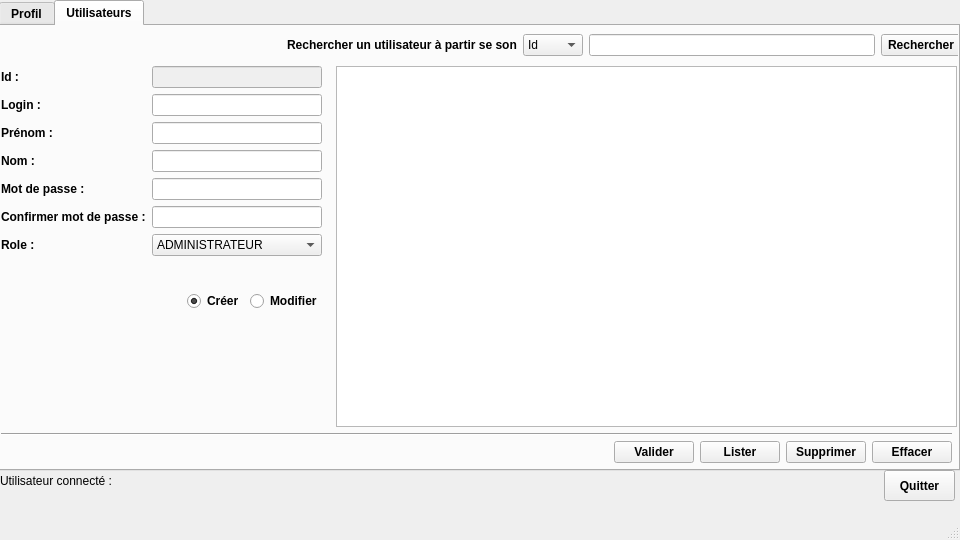
<?xml version="1.0" encoding="UTF-8"?>
<ui version="4.0">
 <class>UIAdministrateur</class>
 <widget class="QMainWindow" name="UIAdministrateur">
  <property name="geometry">
   <rect>
    <x>0</x>
    <y>0</y>
    <width>960</width>
    <height>540</height>
   </rect>
  </property>
  <property name="minimumSize">
   <size>
    <width>960</width>
    <height>540</height>
   </size>
  </property>
  <property name="maximumSize">
   <size>
    <width>960</width>
    <height>540</height>
   </size>
  </property>
  <property name="font">
   <font>
    <family>Tahoma</family>
    <weight>50</weight>
    <bold>false</bold>
   </font>
  </property>
  <property name="windowTitle">
   <string>MainWindow</string>
  </property>
  <widget class="QWidget" name="centralwidget">
   <widget class="QTabWidget" name="tabWidget">
    <property name="geometry">
     <rect>
      <x>-1</x>
      <y>0</y>
      <width>961</width>
      <height>471</height>
     </rect>
    </property>
    <property name="font">
     <font>
      <family>Tahoma</family>
      <weight>75</weight>
      <bold>true</bold>
     </font>
    </property>
    <property name="currentIndex">
     <number>1</number>
    </property>
    <widget class="QWidget" name="tabProfil">
     <attribute name="title">
      <string>Profil</string>
     </attribute>
     <widget class="QWidget" name="horizontalLayoutWidget_5">
      <property name="geometry">
       <rect>
        <x>0</x>
        <y>40</y>
        <width>951</width>
        <height>191</height>
       </rect>
      </property>
      <layout class="QHBoxLayout" name="horizontalLayout_14">
       <item>
        <spacer name="horizontalSpacer_7">
         <property name="orientation">
          <enum>Qt::Horizontal</enum>
         </property>
         <property name="sizeHint" stdset="0">
          <size>
           <width>30</width>
           <height>20</height>
          </size>
         </property>
        </spacer>
       </item>
       <item>
        <layout class="QFormLayout" name="formLayout_7">
         <item row="0" column="0">
          <widget class="QLabel" name="labelIdProfil">
           <property name="font">
            <font>
             <family>Tahoma</family>
             <weight>75</weight>
             <bold>true</bold>
            </font>
           </property>
           <property name="text">
            <string>Id :</string>
           </property>
          </widget>
         </item>
         <item row="0" column="1">
          <widget class="QLineEdit" name="lineEditIdProfil">
           <property name="enabled">
            <bool>false</bool>
           </property>
           <property name="font">
            <font>
             <family>Tahoma</family>
             <weight>50</weight>
             <bold>false</bold>
            </font>
           </property>
          </widget>
         </item>
         <item row="1" column="0">
          <widget class="QLabel" name="labelLoginProfil">
           <property name="font">
            <font>
             <family>Tahoma</family>
             <weight>75</weight>
             <bold>true</bold>
            </font>
           </property>
           <property name="text">
            <string>Login :</string>
           </property>
          </widget>
         </item>
         <item row="1" column="1">
          <widget class="QLineEdit" name="lineEditLoginProfil">
           <property name="font">
            <font>
             <family>Tahoma</family>
             <weight>50</weight>
             <bold>false</bold>
            </font>
           </property>
          </widget>
         </item>
         <item row="2" column="0">
          <widget class="QLabel" name="labelPrenomProfil">
           <property name="font">
            <font>
             <family>Tahoma</family>
             <weight>75</weight>
             <bold>true</bold>
            </font>
           </property>
           <property name="text">
            <string>Prénom :</string>
           </property>
          </widget>
         </item>
         <item row="2" column="1">
          <widget class="QLineEdit" name="lineEditPrenomProfil">
           <property name="font">
            <font>
             <family>Tahoma</family>
             <weight>50</weight>
             <bold>false</bold>
            </font>
           </property>
          </widget>
         </item>
         <item row="4" column="0">
          <widget class="QLabel" name="labelPasswordProfil">
           <property name="font">
            <font>
             <family>Tahoma</family>
             <weight>75</weight>
             <bold>true</bold>
            </font>
           </property>
           <property name="text">
            <string>Mot de passe :</string>
           </property>
          </widget>
         </item>
         <item row="4" column="1">
          <widget class="QLineEdit" name="lineEditPasswordProfil">
           <property name="font">
            <font>
             <family>Tahoma</family>
             <weight>50</weight>
             <bold>false</bold>
            </font>
           </property>
           <property name="echoMode">
            <enum>QLineEdit::Password</enum>
           </property>
          </widget>
         </item>
         <item row="5" column="0">
          <widget class="QLabel" name="labelConfirmPasswordProfil">
           <property name="font">
            <font>
             <family>Tahoma</family>
             <weight>75</weight>
             <bold>true</bold>
            </font>
           </property>
           <property name="text">
            <string>Confirmer mot de passe :</string>
           </property>
          </widget>
         </item>
         <item row="5" column="1">
          <widget class="QLineEdit" name="lineEditConfirmPasswordProfil">
           <property name="font">
            <font>
             <family>Tahoma</family>
             <weight>50</weight>
             <bold>false</bold>
            </font>
           </property>
           <property name="echoMode">
            <enum>QLineEdit::Password</enum>
           </property>
          </widget>
         </item>
         <item row="3" column="1">
          <widget class="QLineEdit" name="lineEditNomProfil">
           <property name="font">
            <font>
             <family>Tahoma</family>
             <weight>50</weight>
             <bold>false</bold>
            </font>
           </property>
          </widget>
         </item>
         <item row="3" column="0">
          <widget class="QLabel" name="labelNomProfil">
           <property name="font">
            <font>
             <family>Tahoma</family>
             <weight>75</weight>
             <bold>true</bold>
            </font>
           </property>
           <property name="text">
            <string>Nom :</string>
           </property>
          </widget>
         </item>
        </layout>
       </item>
       <item>
        <spacer name="horizontalSpacer_9">
         <property name="orientation">
          <enum>Qt::Horizontal</enum>
         </property>
         <property name="sizeHint" stdset="0">
          <size>
           <width>30</width>
           <height>20</height>
          </size>
         </property>
        </spacer>
       </item>
      </layout>
     </widget>
     <widget class="QWidget" name="horizontalLayoutWidget_6">
      <property name="geometry">
       <rect>
        <x>0</x>
        <y>230</y>
        <width>951</width>
        <height>32</height>
       </rect>
      </property>
      <layout class="QHBoxLayout" name="horizontalLayout_15">
       <item>
        <spacer name="horizontalSpacer_11">
         <property name="orientation">
          <enum>Qt::Horizontal</enum>
         </property>
         <property name="sizeHint" stdset="0">
          <size>
           <width>40</width>
           <height>20</height>
          </size>
         </property>
        </spacer>
       </item>
       <item>
        <widget class="QPushButton" name="pushButtonModifierProfil">
         <property name="font">
          <font>
           <family>Tahoma</family>
           <weight>75</weight>
           <bold>true</bold>
          </font>
         </property>
         <property name="text">
          <string>Modifier</string>
         </property>
        </widget>
       </item>
       <item>
        <spacer name="horizontalSpacer_10">
         <property name="orientation">
          <enum>Qt::Horizontal</enum>
         </property>
         <property name="sizeHint" stdset="0">
          <size>
           <width>40</width>
           <height>20</height>
          </size>
         </property>
        </spacer>
       </item>
      </layout>
     </widget>
    </widget>
    <widget class="QWidget" name="tabUtilisateurs">
     <attribute name="title">
      <string>Utilisateurs</string>
     </attribute>
     <widget class="QWidget" name="horizontalLayoutWidget_2">
      <property name="geometry">
       <rect>
        <x>0</x>
        <y>410</y>
        <width>951</width>
        <height>32</height>
       </rect>
      </property>
      <layout class="QHBoxLayout" name="horizontalLayout_12">
       <item>
        <spacer name="horizontalSpacer_6">
         <property name="orientation">
          <enum>Qt::Horizontal</enum>
         </property>
         <property name="sizeHint" stdset="0">
          <size>
           <width>40</width>
           <height>20</height>
          </size>
         </property>
        </spacer>
       </item>
       <item>
        <widget class="QPushButton" name="pushButtonValider">
         <property name="font">
          <font>
           <family>Tahoma</family>
           <weight>75</weight>
           <bold>true</bold>
          </font>
         </property>
         <property name="text">
          <string>Valider</string>
         </property>
        </widget>
       </item>
       <item>
        <widget class="QPushButton" name="pushButtonLister">
         <property name="font">
          <font>
           <family>Tahoma</family>
           <weight>75</weight>
           <bold>true</bold>
          </font>
         </property>
         <property name="text">
          <string>Lister</string>
         </property>
        </widget>
       </item>
       <item>
        <widget class="QPushButton" name="pushButtonSupprimer">
         <property name="font">
          <font>
           <family>Tahoma</family>
           <weight>75</weight>
           <bold>true</bold>
          </font>
         </property>
         <property name="text">
          <string>Supprimer</string>
         </property>
        </widget>
       </item>
       <item>
        <widget class="QPushButton" name="pushButtonEffacer">
         <property name="font">
          <font>
           <family>Tahoma</family>
           <weight>75</weight>
           <bold>true</bold>
          </font>
         </property>
         <property name="text">
          <string>Effacer</string>
         </property>
        </widget>
       </item>
      </layout>
     </widget>
     <widget class="QTableView" name="tableView">
      <property name="geometry">
       <rect>
        <x>335</x>
        <y>40</y>
        <width>621</width>
        <height>361</height>
       </rect>
      </property>
      <property name="font">
       <font>
        <family>Tahoma</family>
        <weight>50</weight>
        <bold>false</bold>
       </font>
      </property>
     </widget>
     <widget class="QWidget" name="horizontalLayoutWidget_3">
      <property name="geometry">
       <rect>
        <x>-1</x>
        <y>0</y>
        <width>961</width>
        <height>38</height>
       </rect>
      </property>
      <layout class="QHBoxLayout" name="horizontalLayout_10">
       <item>
        <spacer name="horizontalSpacer_5">
         <property name="orientation">
          <enum>Qt::Horizontal</enum>
         </property>
         <property name="sizeHint" stdset="0">
          <size>
           <width>40</width>
           <height>20</height>
          </size>
         </property>
        </spacer>
       </item>
       <item>
        <widget class="QLabel" name="labelRechercher">
         <property name="font">
          <font>
           <family>Tahoma</family>
           <weight>75</weight>
           <bold>true</bold>
          </font>
         </property>
         <property name="text">
          <string>Rechercher un utilisateur à partir se son</string>
         </property>
        </widget>
       </item>
       <item>
        <widget class="QComboBox" name="comboBoxRechercherPar">
         <property name="font">
          <font>
           <family>Tahoma</family>
           <weight>50</weight>
           <bold>false</bold>
          </font>
         </property>
         <property name="currentIndex">
          <number>0</number>
         </property>
         <item>
          <property name="text">
           <string>Id</string>
          </property>
         </item>
         <item>
          <property name="text">
           <string>Login</string>
          </property>
         </item>
        </widget>
       </item>
       <item>
        <widget class="QLineEdit" name="lineEditRechercher">
         <property name="font">
          <font>
           <family>Tahoma</family>
           <weight>50</weight>
           <bold>false</bold>
          </font>
         </property>
        </widget>
       </item>
       <item>
        <widget class="QPushButton" name="pushButtonRechercher">
         <property name="text">
          <string>Rechercher</string>
         </property>
        </widget>
       </item>
      </layout>
     </widget>
     <widget class="QWidget" name="formLayoutWidget">
      <property name="geometry">
       <rect>
        <x>0</x>
        <y>40</y>
        <width>321</width>
        <height>250</height>
       </rect>
      </property>
      <layout class="QFormLayout" name="formLayout_3">
       <item row="0" column="0">
        <widget class="QLabel" name="labelId">
         <property name="font">
          <font>
           <family>Tahoma</family>
           <weight>75</weight>
           <bold>true</bold>
          </font>
         </property>
         <property name="text">
          <string>Id :</string>
         </property>
        </widget>
       </item>
       <item row="0" column="1">
        <widget class="QLineEdit" name="lineEditId">
         <property name="enabled">
          <bool>false</bool>
         </property>
         <property name="font">
          <font>
           <family>Tahoma</family>
           <weight>50</weight>
           <bold>false</bold>
          </font>
         </property>
        </widget>
       </item>
       <item row="1" column="0">
        <widget class="QLabel" name="labelLogin">
         <property name="font">
          <font>
           <family>Tahoma</family>
           <weight>75</weight>
           <bold>true</bold>
          </font>
         </property>
         <property name="text">
          <string>Login :</string>
         </property>
        </widget>
       </item>
       <item row="1" column="1">
        <widget class="QLineEdit" name="lineEditLogin">
         <property name="font">
          <font>
           <family>Tahoma</family>
           <weight>50</weight>
           <bold>false</bold>
          </font>
         </property>
        </widget>
       </item>
       <item row="2" column="0">
        <widget class="QLabel" name="labelPrenom">
         <property name="font">
          <font>
           <family>Tahoma</family>
           <weight>75</weight>
           <bold>true</bold>
          </font>
         </property>
         <property name="text">
          <string>Prénom :</string>
         </property>
        </widget>
       </item>
       <item row="2" column="1">
        <widget class="QLineEdit" name="lineEditPrenom">
         <property name="font">
          <font>
           <family>Tahoma</family>
           <weight>50</weight>
           <bold>false</bold>
          </font>
         </property>
        </widget>
       </item>
       <item row="3" column="0">
        <widget class="QLabel" name="labelNom">
        <property name="font">
         <font>
          <family>Tahoma</family>
          <weight>75</weight>
          <bold>true</bold>
         </font>
        </property>
         <property name="text">
          <string>Nom :</string>
         </property>
        </widget>
       </item>
       <item row="3" column="1">
        <widget class="QLineEdit" name="lineEditNom">
         <property name="font">
          <font>
           <family>Tahoma</family>
           <weight>50</weight>
           <bold>false</bold>
          </font>
         </property>
        </widget>
       </item>
       <item row="4" column="0">
        <widget class="QLabel" name="labelPassword">
         <property name="font">
          <font>
           <family>Tahoma</family>
           <weight>75</weight>
           <bold>true</bold>
          </font>
         </property>
         <property name="text">
          <string>Mot de passe :</string>
         </property>
        </widget>
       </item>
       <item row="4" column="1">
        <widget class="QLineEdit" name="lineEditPassword">
         <property name="font">
          <font>
           <family>Tahoma</family>
           <weight>50</weight>
           <bold>false</bold>
          </font>
         </property>
         <property name="echoMode">
          <enum>QLineEdit::Password</enum>
         </property>
        </widget>
       </item>
       <item row="5" column="0">
        <widget class="QLabel" name="labelConfirmPassword">
         <property name="font">
          <font>
           <family>Tahoma</family>
           <weight>75</weight>
           <bold>true</bold>
          </font>
         </property>
         <property name="text">
          <string>Confirmer mot de passe :</string>
         </property>
        </widget>
       </item>
       <item row="5" column="1">
        <widget class="QLineEdit" name="lineEditConfirmPassword">
         <property name="font">
          <font>
           <family>Tahoma</family>
           <weight>50</weight>
           <bold>false</bold>
          </font>
         </property>
         <property name="echoMode">
          <enum>QLineEdit::Password</enum>
         </property>
        </widget>
       </item>
       <item row="6" column="0">
        <widget class="QLabel" name="labelRole">
         <property name="font">
          <font>
           <family>Tahoma</family>
           <weight>75</weight>
           <bold>true</bold>
          </font>
         </property>
         <property name="text">
          <string>Role :</string>
         </property>
        </widget>
       </item>
       <item row="6" column="1">
        <widget class="QComboBox" name="comboBoxRole">
         <property name="font">
          <font>
           <family>Tahoma</family>
           <weight>50</weight>
           <bold>false</bold>
          </font>
         </property>
         <property name="currentIndex">
          <number>0</number>
         </property>
         <item>
          <property name="text">
           <string>ADMINISTRATEUR</string>
          </property>
         </item>
         <item>
          <property name="text">
           <string>FORMATEUR</string>
          </property>
         </item>
         <item>
          <property name="text">
           <string>ETUDIANT</string>
          </property>
         </item>
         <item>
          <property name="text">
           <string>RESPONSABLE</string>
          </property>
         </item>
        </widget>
       </item>
      </layout>
     </widget>
     <widget class="Line" name="line">
      <property name="geometry">
       <rect>
        <x>0</x>
        <y>400</y>
        <width>951</width>
        <height>16</height>
       </rect>
      </property>
      <property name="orientation">
       <enum>Qt::Horizontal</enum>
      </property>
     </widget>
     <widget class="QWidget" name="horizontalLayoutWidget">
      <property name="geometry">
       <rect>
        <x>0</x>
        <y>260</y>
        <width>321</width>
        <height>31</height>
       </rect>
      </property>
      <layout class="QHBoxLayout" name="horizontalLayout_11">
       <item>
        <spacer name="horizontalSpacer_8">
         <property name="orientation">
          <enum>Qt::Horizontal</enum>
         </property>
         <property name="sizeHint" stdset="0">
          <size>
           <width>40</width>
           <height>20</height>
          </size>
         </property>
        </spacer>
       </item>
       <item>
        <widget class="QRadioButton" name="radioButtonCreate">
         <property name="font">
          <font>
           <family>Tahoma</family>
           <weight>75</weight>
           <bold>true</bold>
          </font>
         </property>
         <property name="text">
          <string>Créer</string>
         </property>
         <property name="checked">
          <bool>true</bool>
         </property>
        </widget>
       </item>
       <item>
        <widget class="QRadioButton" name="radioButtonModify">
         <property name="font">
          <font>
           <family>Tahoma</family>
           <weight>75</weight>
           <bold>true</bold>
          </font>
         </property>
         <property name="text">
          <string>Modifier</string>
         </property>
        </widget>
       </item>
      </layout>
     </widget>
    </widget>
   </widget>
   <widget class="QWidget" name="horizontalLayoutWidget_4">
    <property name="geometry">
     <rect>
      <x>0</x>
      <y>470</y>
      <width>221</width>
      <height>21</height>
     </rect>
    </property>
    <layout class="QHBoxLayout" name="horizontalLayout_9">
     <item>
      <widget class="QLabel" name="labelUtilisateurConnecteTitre">
       <property name="font">
        <font>
         <family>Tahoma</family>
         <weight>50</weight>
         <bold>false</bold>
        </font>
       </property>
       <property name="text">
        <string>Utilisateur connecté :</string>
       </property>
      </widget>
     </item>
     <item>
      <widget class="QLabel" name="labelUtlisateurConnecte">
       <property name="font">
        <font>
         <family>Tahoma</family>
         <weight>75</weight>
         <bold>true</bold>
        </font>
       </property>
       <property name="text">
        <string>&lt;dynamic&gt;</string>
       </property>
      </widget>
     </item>
    </layout>
   </widget>
   <widget class="QPushButton" name="pushButtonQuitter">
    <property name="geometry">
     <rect>
      <x>884</x>
      <y>470</y>
      <width>71</width>
      <height>31</height>
     </rect>
    </property>
    <property name="font">
     <font>
      <family>Tahoma</family>
      <weight>75</weight>
      <bold>true</bold>
     </font>
    </property>
    <property name="text">
     <string>Quitter</string>
    </property>
   </widget>
  </widget>
  <widget class="QMenuBar" name="menubar">
   <property name="geometry">
    <rect>
     <x>0</x>
     <y>0</y>
     <width>960</width>
     <height>22</height>
    </rect>
   </property>
  </widget>
  <widget class="QStatusBar" name="statusbar">
   <property name="font">
    <font>
     <family>Tahoma</family>
     <weight>50</weight>
     <bold>false</bold>
    </font>
   </property>
  </widget>
 </widget>
 <resources/>
 <connections/>
</ui>
